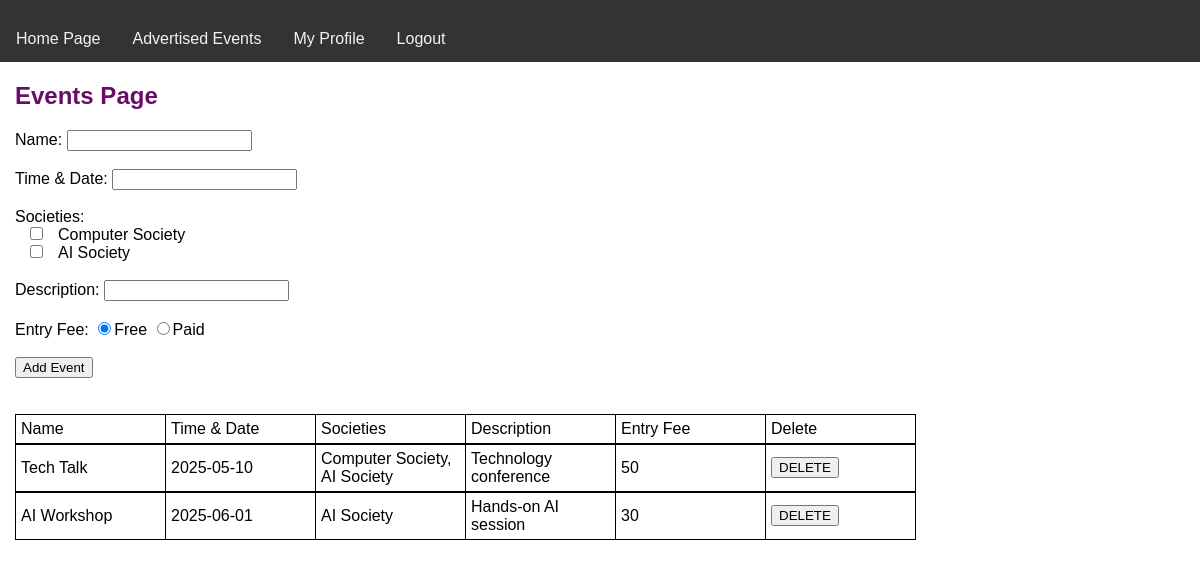
/events (signed in), run on an earlier commit of the app's database.
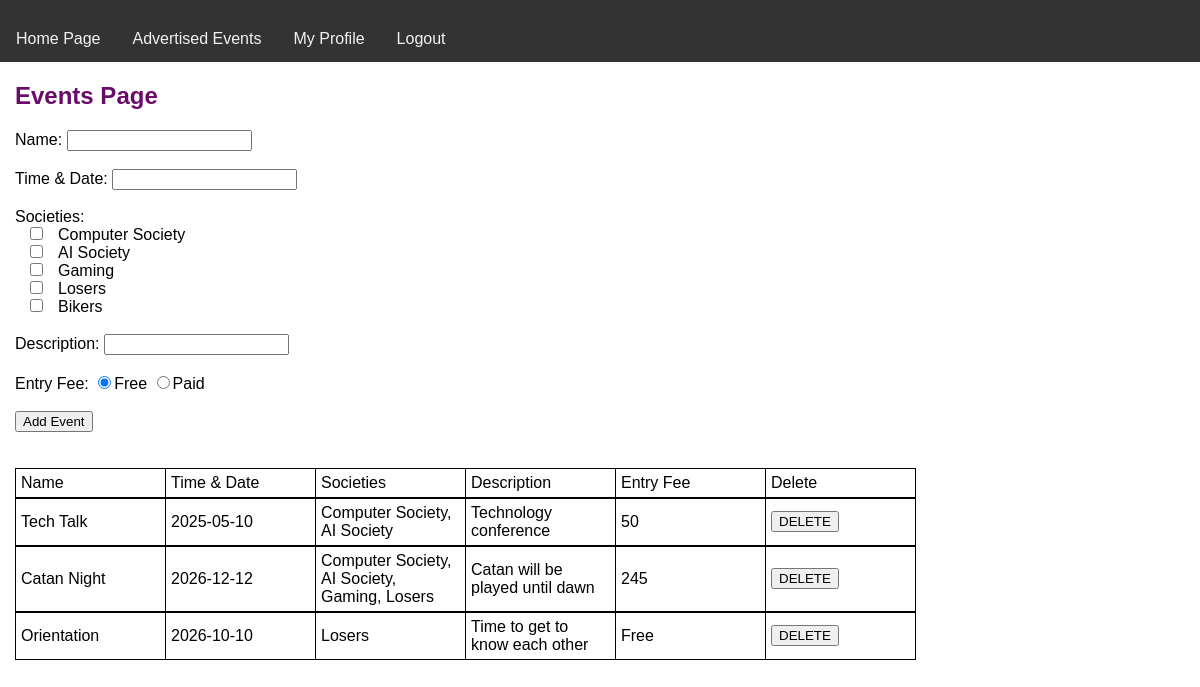
And on a later commit of the database.
### tables this page shows
CREATE TABLE SOCIETY(societyID INTEGER PRIMARY KEY AUTOINCREMENT,name TEXT NOT NULL UNIQUE);

CREATE TABLE EVENT(eventID INTEGER PRIMARY KEY AUTOINCREMENT,entryPrice INTEGER,name TEXT NOT NULL UNIQUE,timeDate TEXT,description TEXT,username TEXT,FOREIGN KEY (username) REFERENCES USER(username));

### FlaskBackEnd/app.py (the view)
@app.route("/events", methods=["POST","GET"])
def seeevents ():
    if "username" in session:
        conn = get_db_connection()
        c = conn.cursor()
        c.execute("SELECT e.name, e.timeDate, GROUP_CONCAT(s.name, ', '), e.description, e.entryPrice, e.username, e.eventID "
                  "FROM Event e, SOCIETY s, USER u, EVENTSOCIETY es "
                  "WHERE u.username = e.username "
                    "AND e.eventID = es.eventID "
                    "AND es.societyID = s.societyID "
                  "GROUP BY e.eventID")
        userEvents = []
        allEvents = c.fetchall() # right now allEvents contains all events created by all users.
        for each in allEvents:   # iterate all events
            if each[5] == session["username"]:  # to show events based on logged in user, we check if logged in username and event.username in database matches.
                userEvents.append(each) # userEvents will contain events that specifically created by logged in user.
        c.execute("SELECT s.societyID, s.name FROM SOCIETY s")
        societies = c.fetchall() # send all society names for society checkbox options in events.html (and also IDs to find out which ones are clicked.)
        conn.close()
        return render_template("events.html",events = userEvents, societies=societies)
    else:
        error = "You need to Login to Create an Event!!!"
        return redirect(url_for("index", error=error))

### FlaskBackEnd/support.py (called while the page is built)
def get_db_connection():
        conn = sqlite3.connect("school.db")
        return conn

### Front_End/templates/events.html (shortened to what this page needs)
{% extends 'base.html' %}
{% block header %}
<h1 style="margin-left: 15px; color: #6a0b68">{% block title %}Events Page{% endblock %}</h1>
{% endblock %}
{% block content %}
    <form method="POST" action="/addevent" style="margin: 0 15px;">
        <label>Name: </label>
        <input type="text" name="name" required/><br/><br/>
        <label>Time & Date: </label>
        <input type="text" name="timeDate" required/><br/><br/>
        <label>Societies: </label><br/>
        {% for society in societies %}
            <input type="checkbox" style="margin: 0 15px;" name="societies" value="{{ society[0] }}">{{ society[1] }} <br>
        {% endfor %}
        <br/>
        <label>Description: </label>
        <input type="text" name="description" required/><br/><br/>
        <label>Entry Fee: </label>
        <input type="radio" id="free" name="fee" value="free" checked onclick="feeAction()"/>Free
        <input type="radio" id="paid" name="fee" value="paid" onclick="feeAction()"/>Paid<br/>
        <input type="submit" value="Add Event"/>
    </form>
<table class="styled-table">
      <tr>
          <td>Name</td>
          <td>Time & Date</td>
          <td>Societies</td>
          <td>Description</td>
          <td>Entry Fee</td>
          <td>Delete</td>
      </tr>
</table>
{% if not events %}
<table class="styled-table">
          <tr>
              <p style="margin-left: 15px">There are no events added by this user.</p>
          </tr>
</table>
{% else %}
{% for a in events %}
  <form method="POST" action="/delete_event">
      <table class="styled-table">
          <tr>
              <td>{{a[0]}}</td>
              <td>{{a[1]}}</td>
              <td>{{a[2]}}</td>
              <td>{{a[3]}}</td>
              <td>{{a[4]}}</td>
              <td><button type="submit" onclick="return confirm('Are you sure you want to delete this Event?')">DELETE</button></td>
          </tr>
      </table>
  </form>
{% endfor %}
{% endif %}
{% endblock %}

### Front_End/templates/base.html (shortened to what this page needs)
<!DOCTYPE html>
<html lang="en">
<head>
    <link rel="stylesheet" type="text/css" href="static/mystyle.css">
</head>
<body>
{% if show_navbar is not defined or show_navbar %}
<div class="topnav">
    {% if not "username" in session %}
    <p> <a href = "/index">Home Page</a>  <a href = "/events">Advertised Events</a> <a href = "/login">Login</a>  <a href="/register">Register</a></p>
    {% elif session["isAdmin"] == 0 %}
    <p> <a href = "/index">Home Page</a>  <a href = "/events">Advertised Events</a>  <a href = "/profile">My Profile</a>  <a href = "/logout">Logout</a> </p>
    {% else %}
    <p> <a href = "/index">Home Page</a>  <a href = "/managesocieties">Manage Societies</a>  <a href = "/profile">My Profile</a>  <a href = "/logout">Logout</a> </p>
    {% endif %}
</div>
{% endif %}
<section>
    <header>
        {% block header %}{% endblock %}
    </header>
        {% block content %}{% endblock %}
</section>
</body>
</html>

### Front_End/static/mystyle.css (style rules this page uses)
* { box-sizing: border-box; font-family: Arial, Helvetica, sans-serif; }
body { margin: 0; font-family: Arial, Helvetica, sans-serif; }
.topnav { overflow: hidden; background-color: #333; }
.topnav a { float: left; display: block; color: #f2f2f2; text-align: center; padding: 14px 16px; text-decoration: none; }
.styled-table { border-collapse: collapse; margin: 0 15px; }
.styled-table th,td { border: 1px solid black; padding: 5px 5px; width: 150px; }

What changed in the data, as far as the page shows it:
removed EVENT: name "AI Workshop", timeDate "2025-06-01", a "AI Society", description "Hands-on AI session", entryPrice "30"
added SOCIETY: name "Gaming"
added SOCIETY: name "Losers"
added SOCIETY: name "Bikers"
added EVENT: name "Catan Night", timeDate "2026-12-12", a "Computer Society, AI Society, Gaming, Losers", description "Catan will be played until dawn", entryPrice "245"
added EVENT: name "Orientation", timeDate "2026-10-10", a "Losers", description "Time to get to know each other", entryPrice "Free"
